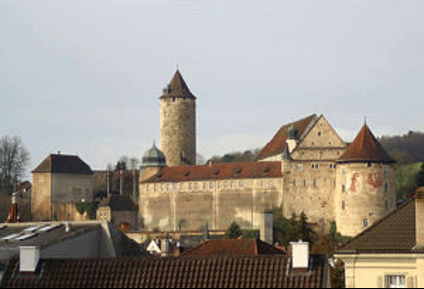
#> input picture TP1- Basic image Operations Algorithms/Images_TP/donjon.png, 424 x 289 px
$ jupyter execute --allow-errors TP1_TI_BENSLIMANE.ipynb
#> lines starting #> are read from the running program, lines starting #| are printed output that depends on the picture; after the words box and inside, x2 and y2 are one past the last pixel; in counts of white or black regions, pixels touching at a corner belong together
### **Compte Rendu TP1 Traitement d'Images**
**Réalisé par : BENSLIMANE Zahra - Apprentie ISI - Groupe 1**

[cell 1]
import cv2
import matplotlib.pyplot as plt
import numpy as np

### **Note :**
In this lab, I will be mostly working with images loaded with the open CV library, that means that the loaded images are coded BGR, whereas I will be plotting them with matplotlib's imshow() function who takes an RGB images as arguments.

[cell 2]
# open method used to open image file
I = cv2.imread("Images_TP/donjon.png",cv2.IMREAD_COLOR)
#> I is the input picture: shape (289, 424, 3); mean B, G, R 144.5, 152.8, 158.9
# Plot the colored image
plt.imshow(cv2.cvtColor(I, cv2.COLOR_BGR2RGB))
plt.title("Original Image")

Implement a function able to extract the red component of an image.

### **Question 01 : Implement a function able to extract the red component of an image.**

[cell 3]
def extractChannel(Im,channel):
#> called with channel = 'red'
    ImageRes = Im.copy()
    # Force to zero the unwanted channels
    if channel == "red":
        ImageRes[:,:,0] = 0
        ImageRes[:,:,1] = 0
    elif channel == "green":
        ImageRes[:,:,0] = 0
        ImageRes[:,:,2] = 0
    elif channel == "blue":
        ImageRes[:,:,1] = 0
        ImageRes[:,:,2] = 0
    return ImageRes

# Read the image with open CV --- PIL'Image does not accept assignment
I = cv2.imread("Images_TP/donjon.png",cv2.IMREAD_COLOR)
red_img = extractChannel(I,"red")
green_img = extractChannel(I,"green")
blue_img = extractChannel(I,"blue")
#> call 3 of extractChannel, with channel = 'blue'
#> in extractChannel (call 3), `ImageRes[:,:,2] = 0`:
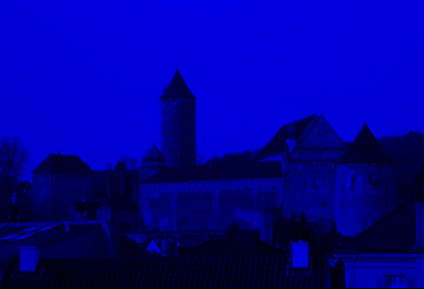
#> ImageRes: shape (289, 424, 3); mean B, G, R 144.5, 0, 0
# Plot the image : 3 channels image with the green and blue to zero
figure = plt.figure(figsize=(15, 7))
plt.subplot(1,3,1); plt.imshow(cv2.cvtColor(red_img, cv2.COLOR_BGR2RGB)) ; plt.title("Red channel")
plt.subplot(1,3,2); plt.imshow(cv2.cvtColor(green_img, cv2.COLOR_BGR2RGB)) ; plt.title("Green channel")
plt.subplot(1,3,3); plt.imshow(cv2.cvtColor(blue_img, cv2.COLOR_BGR2RGB)) ; plt.title("Blue channel")

### **Question 02 : . Implémentez une fonction qui va créer le négatif d’une image**
from 255,
you will so need to substract the intensity’s component – RGB - of each pixel.
This will invert each color’s intensity of each pixel: the bright will become dark
and vice versa

[cell 4]
def ImageNegative(Im):
    return 255 - Im
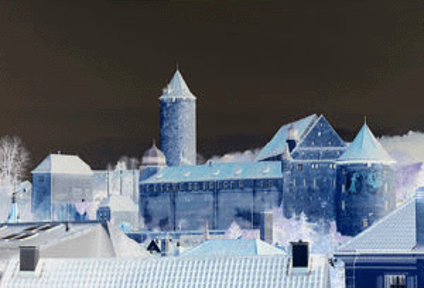
#> returned value: shape (289, 424, 3); mean of channels 0, 1, 2 110.5, 102.2, 96.1; drawn as B, G, R

negative = ImageNegative(I)

plt.imshow(cv2.cvtColor(negative, cv2.COLOR_BGR2RGB))
plt.title("Negative Image")

### **Question 03 : Convertir une image couleur en noir et blanc (niveaux de gris).**

In such an image,
each pixel is black, white or has a gray level between 0 and 1. This means
that the components have the same value. The standard formula giving the
grey level function of the components is:
gray = 0.299 * red + 0.587 * green + 0.114 * blue

[cell 5]
def color2gray(img):
    (blue, green, red) = img[:,:,0], img[:,:,1], img[:,:,2]  # Extract all components
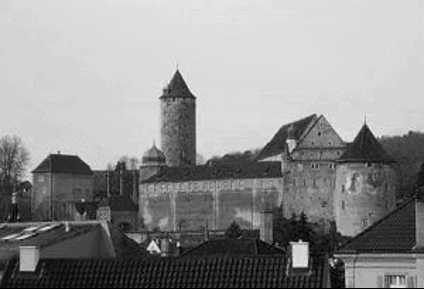
#> blue: shape (289, 424); min 0, max 242, mean 144.5
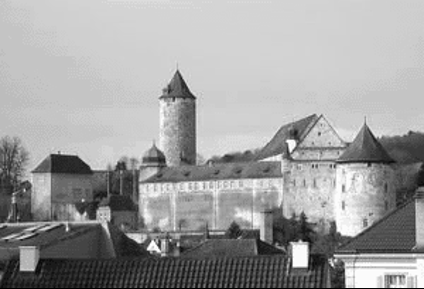
#> red: shape (289, 424); min 0, max 255, mean 158.9
    gray  = 0.299 * red + 0.587 * green + 0.114 * blue       # Add the weighted components
    return gray

gray = color2gray(I)
print("Output image shape : gray.shape = ", gray.shape)  # check in it is a single matrix
#| Output image shape : gray.shape =  (289, 424)
# Plot the output image
plt.imshow(gray, cmap = 'gray')
plt.title("GrayScale Image")

### **Question 04 : Convert a color image to sepia tones. In photography, sepia is a print quality**
that looks like black and white, but with variations of brown, not gray. In the
transformation of a color image into an image in sepia tones, we consider
the next transformations:

outputRed = (inputRed * .393) + (inputGreen *.769) + (inputBlue * .189)

outputGreen = (inputRed * .349) + (inputGreen *.686) + (inputBlue * .168)

outputBlue = (inputRed * .272) + (inputGreen *.534) + (inputBlue * .131)

NB: in case of saturation (resulting intensity>255), set the value to 255.

[cell 6]
def sepia(img):
    width, height = img.shape[0],img.shape[1]   # shape of the original image
#> width = 289; height = 424
    imgRes = img.copy()

    # Loop through each pixel
    for py in range(height):
        for px in range(width):
            # Extract the intensity of each componenet of a pixel
            inputBlue, inputGreen, inputRed = img[px, py]
            # Compute the new pixel values
            outputRed = (inputRed * .393)   + (inputGreen *.769) + (inputBlue * .189)
            outputGreen = (inputRed * .349) + (inputGreen *.686) + (inputBlue * .168)
            outputBlue = (inputRed * .272)  + (inputGreen *.534) + (inputBlue * .131)

            # Make sure we don't exceed the maximum intensity value
            if outputRed > 255  :  outputRed   = 255
            if outputGreen > 255:  outputGreen = 255
            if outputBlue > 255 :  outputBlue  = 255
            # update the pixel values
            imgRes[px, py] = (outputBlue,outputGreen,outputRed)
    return imgRes

outputSepia = sepia(I)
# Plot the output image
plt.imshow(cv2.cvtColor(outputSepia, cv2.COLOR_BGR2RGB))
plt.title("Sepia Image")

### **Question 05 : Contrast **
For each component of each pixel,
apply the following rules: a. If the value is less than
30, assign the value 0.
b. If the value is greater than 225, assign the value 255.
c. The c values between 30 and 225 will be recalculated with the formula:
(255.0 / 195.0) * (c - 30) + 0.5.

With a calculator, you will find that, for example: 30 becomes 0, 225
becomes 255, 45 becomes 20, 180 becomes 196, 120 becomes 118. The
values "deviate" from each other, which increases the contrast.

[cell 7]
def enhanceContrast(img):
    width, height = img.shape[0],img.shape[1]  # shape of the original image
#> width = 289; height = 424
    imgRes = img.copy()

    # Loop through each pixel
    for py in range(height):
        for px in range(width):
            # Extract the intensity of each componenet of a pixel
            Blue, Green, Red = img[px, py]

            # Blue channel
            if Blue < 30    : outputBlue = 0
            elif Blue > 225 : outputBlue = 255
            else: outputBlue = (255.0 / 195.0) * (Blue - 30) + 0.5

            # Green Channel
            if Green < 30    : outputGreen = 0
            elif Green > 225 : outputGreen = 255
            else: outputGreen = (255.0 / 195.0) * (Green - 30) + 0.5

            # Red channel
            if Red < 30    : outputRed = 0
            elif Red > 225 : outputRed = 255
            else: outputRed = (255.0 / 195.0) * (Red - 30) + 0.5

            imgRes[px, py] = (outputBlue,outputGreen,outputRed) # Update pixel values

    return imgRes

endancedImage = enhanceContrast(I)
plt.imshow(cv2.cvtColor(endancedImage, cv2.COLOR_BGR2RGB))
plt.title("Contrast Enhancement")

### **Question 06 : Thresholding.**
Image thresholding is the simplest method of image
segmentation. From a grayscale image, image thresholding can be used to
create an image with only two values, black or white (monochrome). The
pixels of an image are replaced one by one with respect to a fixed threshold
value (for example 123). Thus, if a pixel has a value greater than the threshold
(for example 150), it will take the value 255 (white), and if its value is lower
(for example 100), it will take the value 0 (black).

[cell 8]
def BWThresholding(img, threshold):
#> called with threshold = 100
    minValue, maxValue = 0,255 # The binary values
    width, height = img.shape[0],img.shape[1]  # shape of the original image
#> width = 289; height = 424
    imgRes = img.copy() #create a copy of the original image
    # Loop through each pixel
    for py in range(height):
        for px in range(width):
            niveauDeGris = img[px, py]  # get the intensity at that pixel
            niveauDeGris = minValue if niveauDeGris < threshold else maxValue  #binarizing
            imgRes[px, py] = niveauDeGris
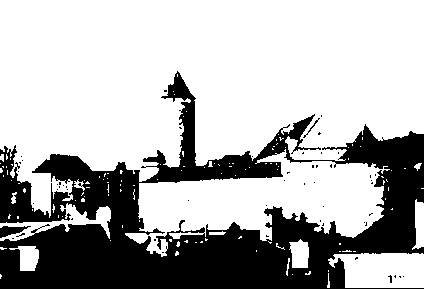
#> imgRes: shape (289, 424) float64; 69.8% white; 53 black regions (50 under 20 px), largest, box (x1, y1, x2, y2) and area: (0, 71, 424, 289) 36647, (0, 226, 31, 238) 195, (303, 118, 320, 138) 36
    return imgRes

binary =   BWThresholding(gray,100)
plt.imshow(binary , cmap = 'gray')
plt.title("Binary Image")

With a color image, we will do the same with the three components red,
green and blue. There will thus be eight possible colors for each pixel: white,
black, red, green, blue, magenta, yellow and cyan.

[cell 9]
def colorThresholding(img, blue_threshold, green_threshold, red_threshold):
#> called with blue_threshold = 40, green_threshold = 100, red_threshold = 50
    minValue, maxValue = 0,255 # The binary values
    width, height = img.shape[0],img.shape[1] # shape of the original image
#> width = 289; height = 424
    imgRes = img.copy() #create a copy of the original image

    for py in range(height):
        for px in range(width):

            Blue, Green, Red = img[px, py]  # get the intensity at that pixel
            # Compute / threshold
            outputBlue = minValue if Blue < blue_threshold else maxValue
            outputGreen = minValue if Blue < green_threshold else maxValue
            outputRed = minValue if Blue < red_threshold else maxValue

            imgRes[px, py] = (outputBlue,outputGreen,outputRed)
#> imgRes: shape (289, 424, 3)

    return imgRes

thresholded =   colorThresholding(I,40,100,50)
plt.imshow(cv2.cvtColor(thresholded, cv2.COLOR_BGR2RGB))
plt.title("Thresholding Color Image")

### **Question 07 : Flip :  Horizontal Flip**

[cell 10]
def flip(img):
    width, height = img.shape[0],img.shape[1]
#> width = 289; height = 424
    imgRes = img.copy()  #Copy the original image or create an ampty image

    for py in range(height):
        for px in range(width):
            Blue, Green, Red = img[px, py]
            imgRes[width -1 - px, height- 1 - py] = (Blue,Green,Red)  # Work backwards
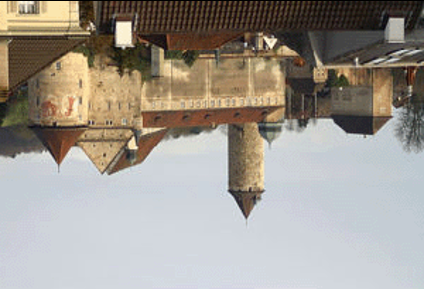
#> imgRes: shape (289, 424, 3); mean B, G, R 144.5, 152.8, 158.9

    return imgRes

FlipedImage =   flip(I)
# Plot the output image
plt.imshow(cv2.cvtColor(FlipedImage, cv2.COLOR_BGR2RGB))
plt.title("Fliped  Image")

### **Question 08 : Border :** create a border of some width and color

idea : create background (same size as original image or bigger ) then place the image (complete or croped) into this backgroud

[cell 11]
def border(img, borderWidth, borderColor, mode):

#> called with borderWidth = 5, borderColor = 'blue', mode = 'addBorder'
    width, height = img.shape[0],img.shape[1]
#> width = 289; height = 424

    if mode == "addBorder":
        # create background with bigger size then the original image
        blank_image = np.zeros((width + 2*borderWidth,height + 2*borderWidth,3), np.uint8)
        # Color the backgroud with the choosed color
        if borderColor =="blue" : blank_image[:]=(255,0,0)
        if borderColor =="green" : blank_image[:]=(0,255,0)
        if borderColor =="red" : blank_image[:]=(0,0,255)
        # Glue the image into the background
        for py in range(height):
            for px in range(width):
                blank_image[px+borderWidth +1 , py+borderWidth +1] = img[px, py]
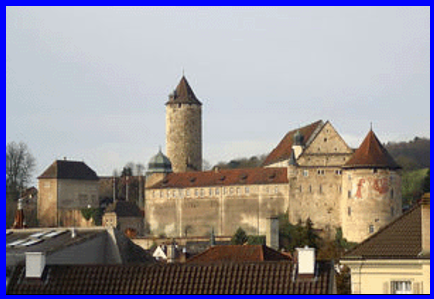
#> blank_image: shape (299, 434, 3); mean B, G, R 150.7, 144.3, 150.1
        return blank_image

    elif mode == "sameSize":
        # create background   with the same size as original image
        blank_image = np.zeros((width,height,3), np.uint8)
        # Color the backgroud with the choosed color
        if borderColor =="blue" : blank_image[:]=(255,0,0)
        if borderColor =="green" : blank_image[:]=(0,255,0)
        if borderColor =="red" : blank_image[:]=(0,0,255)
        # Copy the original image  and crop it : crop the orders
        imgCopy = img.copy()
        imgCopy = imgCopy[borderWidth:width-borderWidth, borderWidth:height-borderWidth, : ]
        # Glue the croped image into the background
        for py in range(borderWidth, height-borderWidth):
            for px in range(borderWidth, width - borderWidth):
                blank_image[px, py] = img[px - borderWidth , py - borderWidth ]
        return blank_image

    else:
        print("Please enter a correct mode.")

borderImage1 =   border(I,5,"blue","addBorder")
borderImage2 =   border(I,5,"red","sameSize")
#> call 2 of border, with borderWidth = 5, borderColor = 'red', mode = 'sameSize'
#> after the loop in border (call 2), `for py in range(borderWidth, height-borderWidth):`:
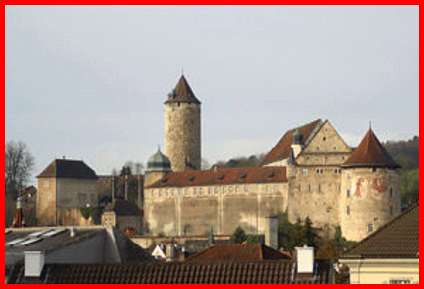
#> blank_image: shape (289, 424, 3); mean B, G, R 139.6, 147.1, 167.2

figure = plt.figure(figsize=(15, 7))
plt.subplot(1,2,1); plt.imshow(cv2.cvtColor(borderImage1, cv2.COLOR_BGR2RGB)) ; plt.title("Image with appended Border : size =  {}".format(borderImage1.shape) )
plt.subplot(1,2,2); plt.imshow(cv2.cvtColor(borderImage2, cv2.COLOR_BGR2RGB)) ; plt.title("Image with same size as original : size =  {}".format(borderImage2.shape))
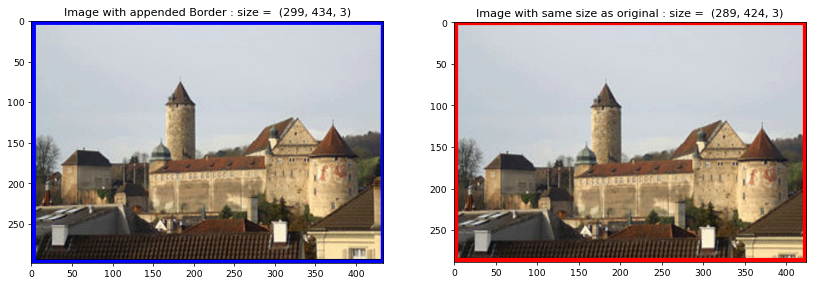
#> figure drawn by matplotlib, 2 panels

### **Question 09 : Create an edge that will give an impression of relief**
It will consist of 4
polygonal regions with a width of 10 pixels. The pixels of the top region will
be lightened by 65, those of the bottom region darkened by 65. On the right
and left, they will be darkened by 40. The difficulty of the exercise lies in
managing the corners ...

[cell 12]
def relief(img,reliefSize):

#> called with reliefSize = 20
    width, height = img.shape[0],img.shape[1]
#> width = 289; height = 424
    imgRes = img.copy()

    for py in range(height):
        for px in range(width):

            Blue, Green, Red = img[px, py]
            outputBlue,outputGreen,outputRed =  Blue, Green, Red

            # TOP
            if px < reliefSize and  py > px and py < height - px :
                outputBlue,outputGreen,outputRed = Blue+65, Green+65, Red+65
                if outputBlue > 255:  outputBlue = 255
                if outputGreen > 255:  outputGreen = 255
                if outputRed > 255:  outputRed = 255

            # LEFT  or Right
            if (py < reliefSize and px > py and px < width - py) or  (py > height - reliefSize  and px > height - py  and py > height - (width - px) ):
                outputBlue,outputGreen,outputRed = Blue-40, Green-40, Red-40
                if outputBlue < 0:  outputBlue = 0
                if outputGreen < 0:  outputGreen = 0
                if outputRed < 0:  outputRed = 0

            # BOTTOM
            if px > width - reliefSize and  px > width - py and py < height - (width - px) :
                outputBlue,outputGreen,outputRed = Blue-65, Green-65, Red-65
                if outputBlue < 0:  outputBlue = 0
                if outputGreen < 0:  outputGreen = 0
                if outputRed < 0:  outputRed = 0


            imgRes[px, py] = (outputBlue,outputGreen,outputRed)
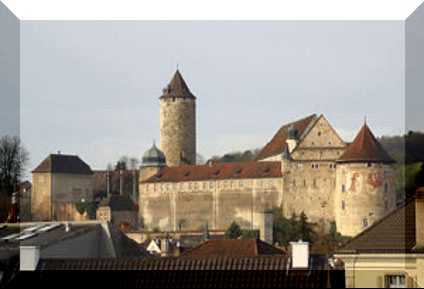
#> imgRes: shape (289, 424, 3); mean B, G, R 141.2, 149.5, 155.5

    return imgRes

reliefImage =   relief(I,20)

plt.imshow(cv2.cvtColor(reliefImage, cv2.COLOR_BGR2RGB))
plt.title("Relief  Image")

$ run again, with TP1- Basic image Operations Algorithms/Images_TP/Mark.png copied over TP1- Basic image Operations Algorithms/Images_TP/donjon.png
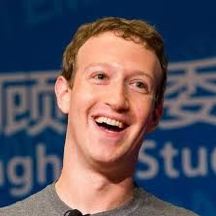
#> input picture TP1- Basic image Operations Algorithms/Images_TP/Mark.png, 216 x 216 px
#> I is the input picture: shape (216, 216, 3); mean B, G, R 96, 86.2, 93.8
#| Output image shape : gray.shape =  (216, 216)
#> after the loop in BWThresholding, `for py in range(height):`:
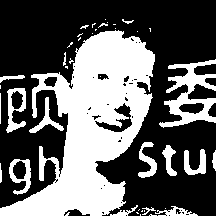
#> imgRes: shape (216, 216) float64; 38.6% white; 43 white regions (26 under 20 px), largest, box (x1, y1, x2, y2) and area: (0, 30, 155, 216) 13740, (159, 59, 216, 128) 1646, (6, 88, 26, 133) 418
#> after the loop in relief, `for py in range(height):`:
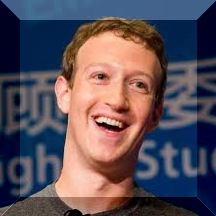
#> imgRes: shape (216, 216, 3); mean B, G, R 89.9, 80.5, 91.8
